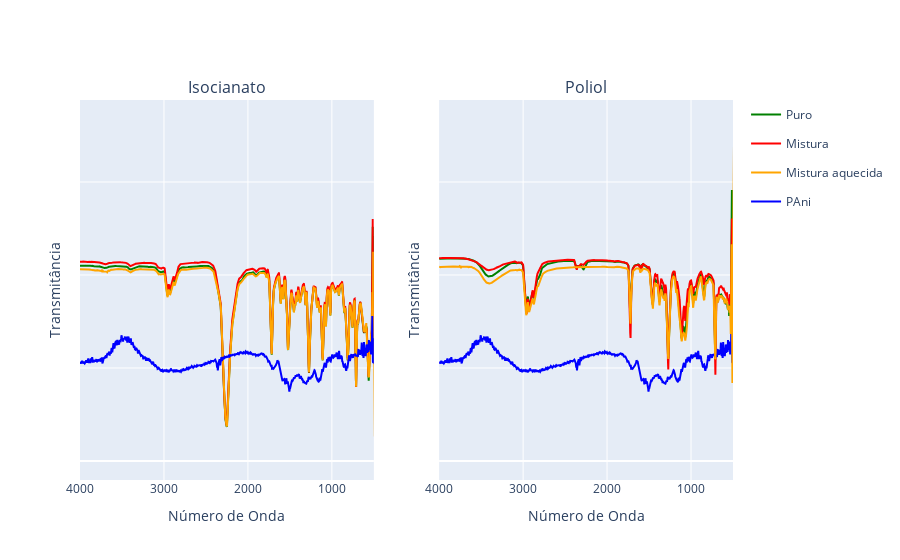

The notebook cell this image was saved under:
### Code cell
fig

### Figure 1 — Plotly figure (JSON) as saved in the notebook; plotly's stock layout.template omitted (floating-point values rounded to 4 significant figures; data arrays with more than 128 entries replaced by an {"elided": "..."} marker saying what was removed)
{"data": [{"legendgroup": "P", "line": {"color": "green"}, "name": "Puro", "type": "scatter", "x": {"elided": "1868 float values"}, "xaxis": "x", "y": {"elided": "1868 float values"}, "yaxis": "y"}, {"legendgroup": "M", "line": {"color": "red"}, "name": "Mistura", "type": "scatter", "x": {"elided": "1868 float values"}, "xaxis": "x", "y": {"elided": "1868 float values"}, "yaxis": "y"}, {"legendgroup": "MA", "line": {"color": "orange"}, "name": "Mistura aquecida", "type": "scatter", "x": {"elided": "1868 float values"}, "xaxis": "x", "y": {"elided": "1868 float values"}, "yaxis": "y"}, {"legendgroup": "PA", "line": {"color": "blue"}, "name": "PAni", "type": "scatter", "x": {"elided": "1868 float values"}, "xaxis": "x", "y": {"elided": "1868 float values"}, "yaxis": "y"}, {"legendgroup": "P", "line": {"color": "green"}, "showlegend": false, "type": "scatter", "x": {"elided": "1868 float values"}, "xaxis": "x2", "y": {"elided": "1868 float values"}, "yaxis": "y2"}, {"legendgroup": "M", "line": {"color": "red"}, "showlegend": false, "type": "scatter", "x": {"elided": "1868 float values"}, "xaxis": "x2", "y": {"elided": "1868 float values"}, "yaxis": "y2"}, {"legendgroup": "PA", "line": {"color": "blue"}, "showlegend": false, "type": "scatter", "x": {"elided": "1868 float values"}, "xaxis": "x2", "y": {"elided": "1868 float values"}, "yaxis": "y2"}, {"legendgroup": "MA", "line": {"color": "orange"}, "showlegend": false, "type": "scatter", "x": {"elided": "1868 float values"}, "xaxis": "x2", "y": {"elided": "1868 float values"}, "yaxis": "y2"}], "layout": {"annotations": [{"font": {"size": 16}, "showarrow": false, "text": "Isocianato", "x": 0.225, "xanchor": "center", "xref": "paper", "y": 1, "yanchor": "bottom", "yref": "paper"}, {"font": {"size": 16}, "showarrow": false, "text": "Poliol", "x": 0.775, "xanchor": "center", "xref": "paper", "y": 1, "yanchor": "bottom", "yref": "paper"}], "xaxis": {"anchor": "y", "domain": [0, 0.45], "range": [4000, 500], "title": {"text": "Número de Onda"}}, "xaxis2": {"anchor": "y2", "domain": [0.55, 1], "range": [4000, 500], "title": {"text": "Número de Onda"}}, "yaxis": {"anchor": "x", "domain": [0, 1], "showticklabels": false, "title": {"text": "Transmitância"}}, "yaxis2": {"anchor": "x2", "domain": [0, 1], "matches": "y", "showticklabels": false, "title": {"text": "Transmitância"}}}}
